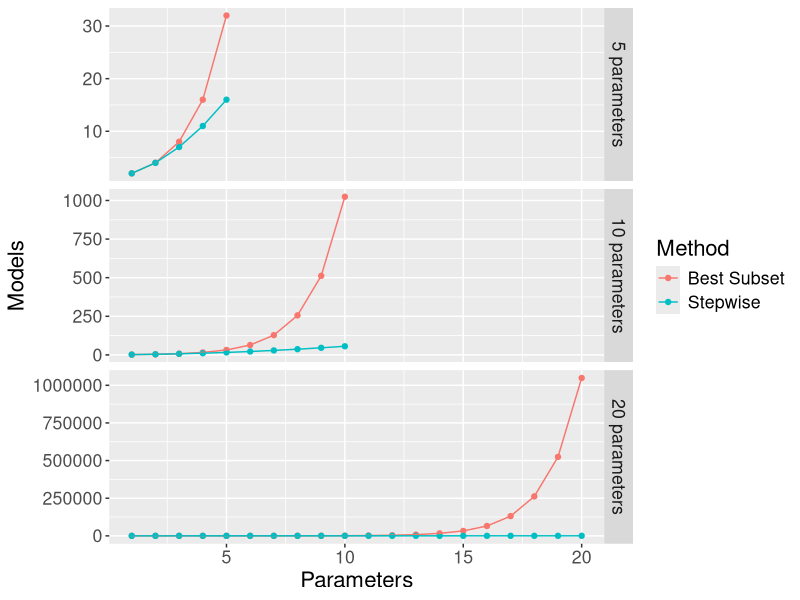

Write the R code that produced this figure.
total = 0
n = 8

for(k in 0:10){
  print(choose(n, k))
  total = total + choose(n, k)
}
total 
2^n



library(tidyverse)

best = function(x){2^x}
step = function(x){1 + (x*(x+1))/2}

df = 
  bind_rows(
    tibble(Parameters = c(c(1:5), c(1:10), c(1:20)),
           p = c(rep('5 parameters', 5), rep('10 parameters', 10), rep('20 parameters', 20)),
           Method = 'Best Subset',
           Models = sapply(Parameters, best)),
    tibble(Parameters = c(c(1:5), c(1:10), c(1:20)),
           p = c(rep('5 parameters', 5), rep('10 parameters', 10), rep('20 parameters', 20)),
           Method = 'Stepwise',
           Models = sapply(Parameters, step))
  )

df$p = factor(df$p, levels = c('5 parameters', '10 parameters', '20 parameters'))

ggplot(df, aes(x = Parameters, y = Models, color = Method)) +
  geom_point() +
  geom_line() +
  facet_grid(scales = 'free', rows = vars(p), shrink = T) +
  theme(text = element_text(size = 16))

tail(df, 16)  
             